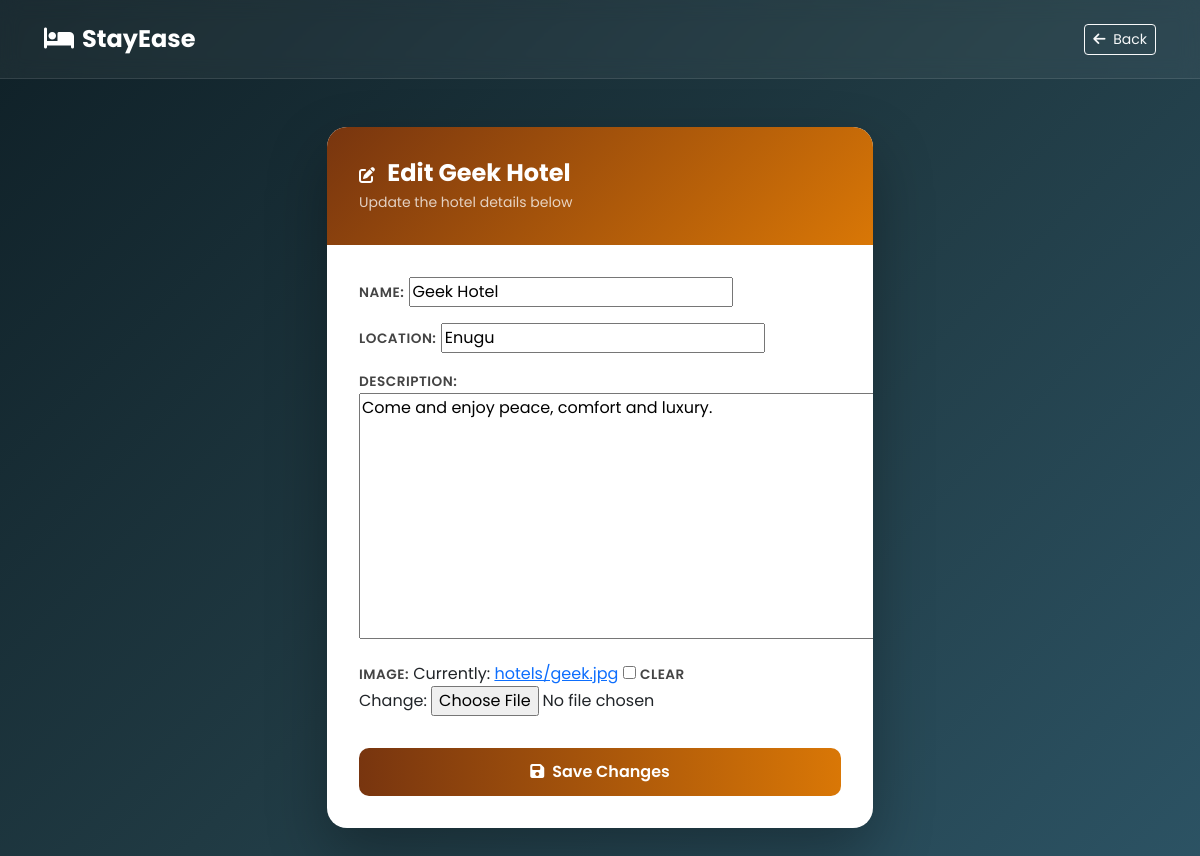
/edit-hotel/3/ (signed in), run on the app's committed database.
### hotels/models.py (models this page shows, shortened)
class Hotel(models.Model):
    name = models.CharField(max_length=100)
    location = models.CharField(max_length=100)
    description = models.TextField()
    created_by = models.ForeignKey(User, on_delete=models.CASCADE)
    image = models.ImageField(upload_to='hotels/', blank=True, null=True)

### hotels/views.py (the view)
# urls.py: path('edit-hotel/<int:hotel_id>/', views.edit_hotel, name='edit_hotel'),
@login_required
def edit_hotel(request, hotel_id):
    if not request.user.is_staff:
        return redirect('index')
    hotel = Hotel.objects.get(id=hotel_id)
    if request.method == 'POST':
        form = HotelForm(request.POST, request.FILES, instance=hotel)
        if form.is_valid():
            form.save()
            return redirect('index')
    else:
        form = HotelForm(instance=hotel)
    return render(request, 'hotels/edit_hotel.html', {'form': form, 'hotel': hotel})

### hotels/forms.py (shortened to what this page needs)
class HotelForm(forms.ModelForm):
    class Meta:
        model = Hotel
        fields = ['name', 'location', 'description', 'image']

### hotels/templates/hotels/edit_hotel.html (shortened to what this page needs)
<!DOCTYPE html>
<html lang="en">
<head>
    <link href="https://cdn.jsdelivr.net/npm/bootstrap@5.3.0/dist/css/bootstrap.min.css" rel="stylesheet">
    <link rel="stylesheet" href="https://cdnjs.cloudflare.com/ajax/libs/font-awesome/6.4.0/css/all.min.css">
</head>
<body>
    <nav class="navbar navbar-expand-lg">
        <div class="container">
            <a class="navbar-brand" href="/"><i class="fas fa-bed me-2"></i>StayEase</a>
            <a href="/" class="btn btn-outline-light btn-sm ms-auto"><i class="fas fa-arrow-left me-1"></i> Back</a>
        </div>
    </nav>
    <div class="container py-5">
        <div class="row justify-content-center">
            <div class="col-12 col-md-7 col-lg-6">
                <div class="form-card">
                    <div class="form-card-top">
                        <i class="fas fa-edit me-2"></i>
                        <h4 class="d-inline">Edit {{ hotel.name }}</h4>
                        <p class="opacity-75 small mt-1 mb-0">Update the hotel details below</p>
                    </div>
                    <div class="form-card-body">
                        <form method="post" enctype="multipart/form-data">
                            {{ form.as_p }}
                            <button type="submit" class="btn btn-save mt-3">
                                <i class="fas fa-save me-2"></i>Save Changes
                            </button>
                        </form>
                    </div>
                </div>
            </div>
        </div>
    </div>
</body>
</html>

### hotels/templates/hotels/edit_hotel.html (style rules this page uses)
* { font-family: 'Poppins', sans-serif; }
body { background: linear-gradient(135deg, #0f2027, #203a43, #2c5364); min-height: 100vh; }
.navbar { background: rgba(255,255,255,0.05); backdrop-filter: blur(10px); padding: 1rem 2rem; border-bottom: 1px solid rgba(255,255,255,0.1); }
.navbar-brand { font-size: 1.5rem; font-weight: 700; color: white !important; }
.form-card { background: white; border-radius: 20px; box-shadow: 0 25px 60px rgba(0,0,0,0.3); overflow: hidden; }
.form-card-top { background: linear-gradient(135deg, #78350f, #d97706); padding: 2rem; color: white; }
.form-card-top h4 { font-weight: 700; margin-bottom: 0; }
.form-card-body { padding: 2rem; }
.btn-save { background: linear-gradient(to right, #78350f, #d97706); color: white; border: none; border-radius: 10px; padding: 12px; font-weight: 600; width: 100%; }
label { font-weight: 600; font-size: 0.85rem; color: #444; text-transform: uppercase; letter-spacing: 0.5px; }

### data on the page
Hotel: name "Geek Hotel", location "Enugu", description "Come and enjoy peace, comfort and luxury."
